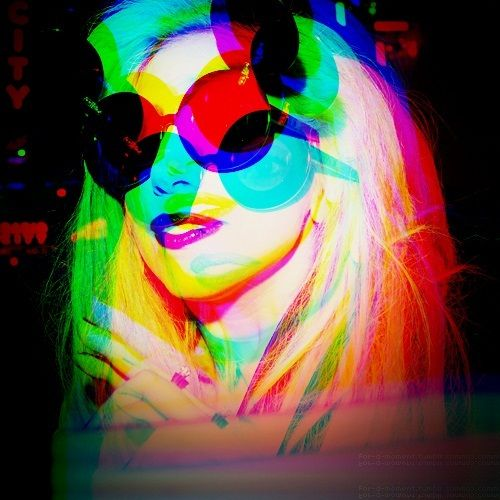
#> input picture RGB - Maximillian/RGB.jpg, 500 x 500 px
$ python PCD_Sesi3.py
#> lines starting #> are read from the running program, lines starting #| are printed output that depends on the picture
import imageio
import numpy as np
import matplotlib.pyplot as plt

image_path = 'RGB.jpg'
image_rgb = imageio.imread(image_path)
#> image_rgb is the input picture: shape (500, 500, 3); mean R, G, B 98.7, 85.2, 69.6

image_gray = np.dot(image_rgb[..., :3], [0.2989, 0.5870, 0.1140])
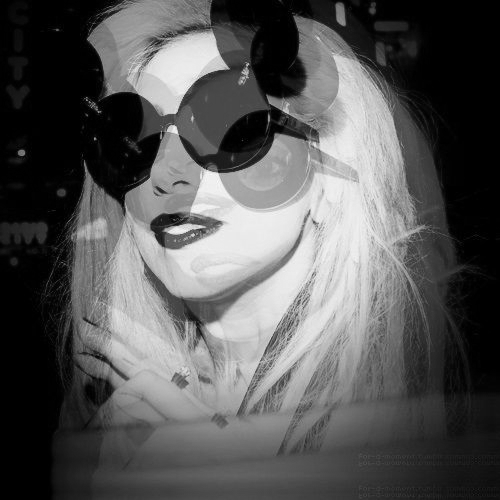
#> image_gray: shape (500, 500) float64; min 0, max 253, mean 87.5

histogram, bin_edges = np.histogram(image_gray, bins=256, range=(0, 255))
#> histogram = 256 values, max 36145 at index 0, min 0 at index 251, mean 976.6; bin_edges = 257 values from 0 to 255

total_pixels = np.sum(histogram)
#> total_pixels = 250000

dominant_intensity = np.argmax(histogram)
#> dominant_intensity = 0
dominant_count = histogram[dominant_intensity]
#> dominant_count = 36145

plt.figure(figsize=(12, 6))

plt.subplot(1, 2, 1)
plt.imshow(image_gray, cmap='gray')
plt.axis('off')
plt.title("Gambar Grayscale")

plt.subplot(1, 2, 2)
plt.title("Histogram Gambar Grayscale")
plt.xlabel("Intensitas Piksel (0-255)")
plt.ylabel("Frekuensi")
plt.xlim([0, 255])
plt.bar(bin_edges[0:-1], histogram, width=1, color='black')

plt.tight_layout()
plt.show()
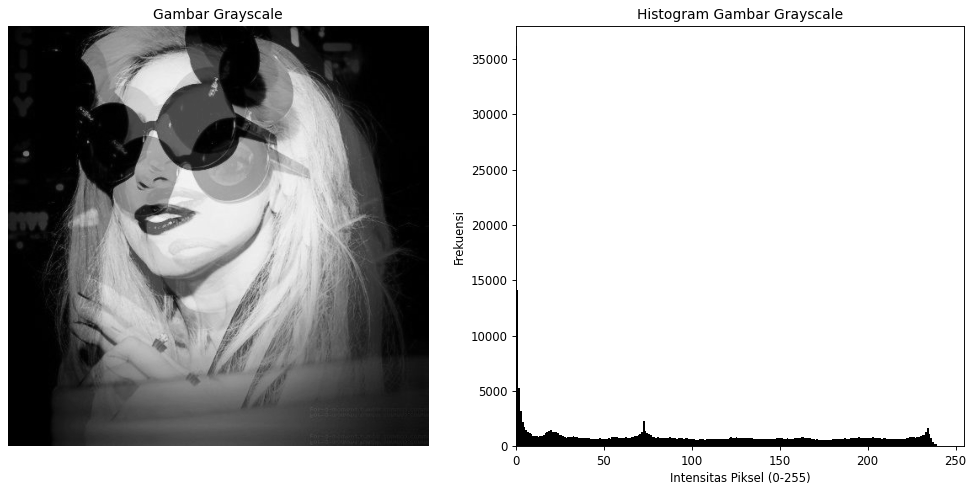
#> figure drawn by matplotlib, 2 panels; panel 2: tallest bar 36145 high, from x = -0.5 to 0.5

print(f"Total jumlah piksel: {total_pixels}")
#| Total jumlah piksel: 250000
print(f"Intensitas dominan: {dominant_intensity} dengan jumlah piksel: {dominant_count}")
#| Intensitas dominan: 0 dengan jumlah piksel: 36145
